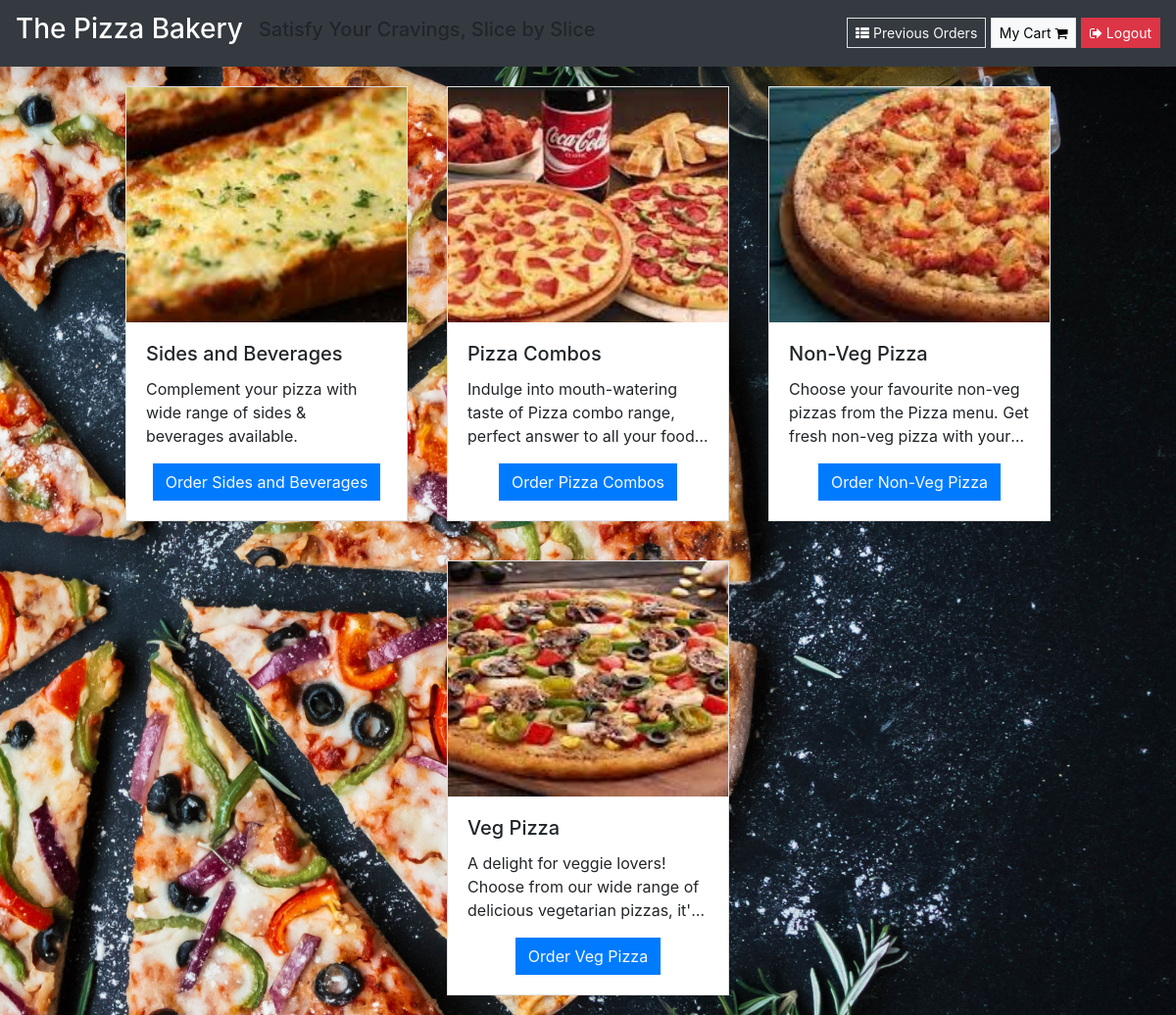
The app's page / (signed in) with its own data.
### orders/models.py (models this page shows, shortened)
class Category(models.Model):
    category_title = models.CharField(max_length=200)
    category_gif = models.ImageField(upload_to="media")
    category_description = models.CharField(max_length=1000) #make this the wysiwyg text field
    class Meta:
        verbose_name = "Category"
        verbose_name_plural = "Categories"

### orders/views.py (the view)
# urls.py: path("", views.index, name="index"),
def index(request):
    if request.user.is_authenticated:
        return render(request, "orders/home.html", {"categories":Category.objects.all})
    else:
        return redirect("orders:login")

### orders/templates/orders/home.html
{% extends 'orders/header.html' %}
{% load static %}
{% block content %}
    <div class="container-fluid">
      <div class="row justify-content-center">
        {% for cat in categories %}
          <div class="card rounded-0" style="width: 18rem; margin: 20px;">
            <img src="{% if cat.category_gif %}{{cat.category_gif.url}}{% else %}{% static 'no-img-available.png' %}{% endif %}" class="card-img-top cat-img rounded-0" alt="gif for category item" style="width:100%;">
            <div class="card-body">
              <h5 class="card-title" >{{cat.category_title}}</h5>
              <p class="card-text truncate-3">{{cat.category_description|striptags}}</p>
              <center><a href="{{cat.category_title}}" class="btn rounded-0 btn-gradient bg-primary text-light" >Order {{cat.category_title}}</a></center>
            </div>
          </div>
        {% endfor %}
      </div>
    </div>
{% endblock %}

### orders/templates/orders/header.html (shortened to what this page needs)
{% load static %}
<!doctype html>
<html lang="en">
<head>
    <link rel="stylesheet" href="https://stackpath.bootstrapcdn.com/bootstrap/4.3.1/css/bootstrap.min.css">
    <link rel="stylesheet" href="https://cdnjs.cloudflare.com/ajax/libs/font-awesome/4.7.0/css/font-awesome.min.css">
    <link rel="stylesheet" href="{% static 'orders/style.css' %}">
    <link rel="stylesheet" href="{% static 'orders/main.js' %}">
</head>
<body>
    <nav class="navbar navbar-expand-lg navbar-dark shadow bg-dark" id="topNav">
        <a class="navbar-brand" href="/"><h3>The Pizza Bakery</h3></a>
        <h5>Satisfy Your Cravings, Slice by Slice</h5>
        <div class="collapse navbar-collapse" id="navbarText">
            {% if user.is_authenticated %}
            <span class="navbar-text">
          <a href="/view-orders" class="btn btn-dark text-light btn-sm border rounded-0"><i class="fa fa-th-list"></i> Previous Orders</a>
          <a href="/cart" id="cart_button" class="btn btn-light border btn-sm rounded-0" style="color:black;"> My Cart <i class="fa fa-shopping-cart"></i></a>
            <button type="button" class="btn btn-danger btn-sm rounded-0" onclick="logout()"><i class="fa fa-sign-out"></i> Logout</button>
            </span>
            {% endif %}
        </div>
    </nav>
    {% block content %} {% endblock %}
</body>
</html>

### orders/static/orders/style.css (style rules this page uses)
html, body { height: 100%; width: 100%; }
.truncate-3 { overflow: hidden; text-overflow: ellipsis; display: -webkit-box; -webkit-line-clamp: 3; -webkit-box-orient: vertical; width: calc(100%); }
.cat-img { width: 100%; height: 15em; object-fit: cover; object-position: center center; }
body { background-image: url(./../img/download.jpg); background-repeat: no-repeat; background-size: auto; background-position: top right; backdrop-filter: brightness(0.9887); }

### records on screen
Category: category_gif (picture), category_title "Sides and Beverages", category_description "Complement your pizza with wide range of sides & beverages available."
Category: category_gif (picture), category_title "Pizza Combos", category_description "Indulge into mouth-watering taste of Pizza combo range, perfect answer to all your…"
Category: category_gif (picture), category_title "Non-Veg Pizza", category_description "Choose your favourite non-veg pizzas from the Pizza menu. Get fresh non-veg pizza with…"
Category: category_gif (picture), category_title "Veg Pizza", category_description "A delight for veggie lovers! Choose from our wide range of delicious vegetarian pizzas,…"
